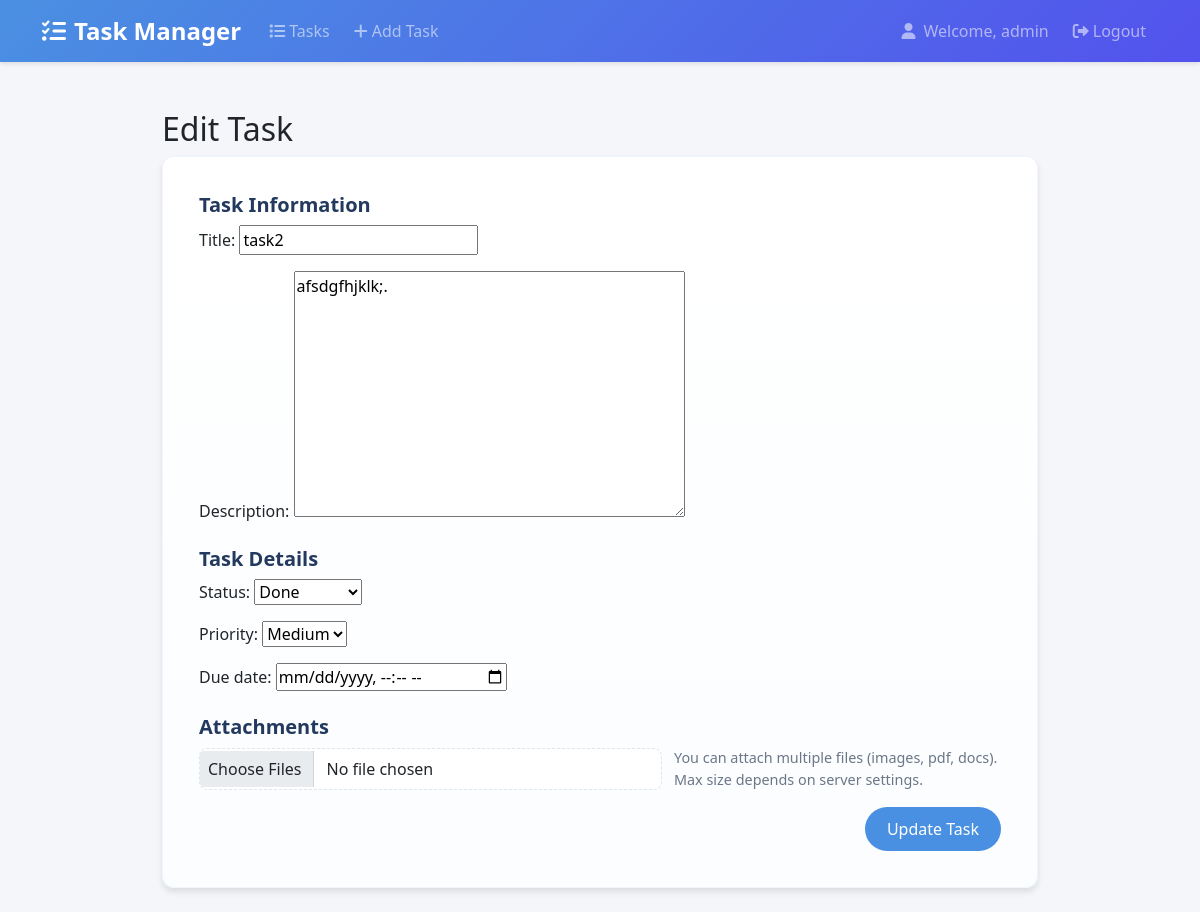
Page /task/2/edit/ (signed in) on the committed database.
### app_treking/models.py (models this page shows, shortened)
class Task(models.Model):
    STATUS_CHOICES = (
        ("todo" , "To Do"),
        ("inprogress" , "In Progress"),
        ("done" , "Done"),
    )
    PRIORETI_CHOICES = (
        ("low" , "Low"),
        ("medium" , "Medium"),
        ("high" , "High"),
    )
    title = models.CharField(max_length=200)
    description = models.TextField()
    created_at = models.DateTimeField(auto_now_add=True)
    updated_at = models.DateTimeField(auto_now=True)
    completed = models.BooleanField(default=False)
    user = models.ForeignKey(User, on_delete=models.CASCADE)

class TaskDetail(models.Model):
    task = models.OneToOneField(Task, on_delete=models.CASCADE, related_name='details')
    status = models.CharField(max_length=20, choices=Task.STATUS_CHOICES, default="todo")
    priority = models.CharField(max_length=20, choices=Task.PRIORETI_CHOICES, default="medium")
    due_date = models.DateTimeField(null=True, blank=True)

### app_treking/views.py (the view, shortened to what this page needs)
# urls.py: path('task/<int:task_id>/edit/', TaskUpdateView.as_view(), name='edit_task'),
class TaskUpdateView(LoginRequiredMixin, UserPassesTestMixin, UpdateView):
    model = Task
    form_class = TaskForm
    template_name = 'app_treking/add_task.html'
    pk_url_kwarg = 'task_id'
    def test_func(self):
        task = self.get_object()
        return task.user == self.request.user or self.request.user.is_staff
    def get_context_data(self, **kwargs):
        context = super().get_context_data(**kwargs)
        try:
            context['detail_form'] = TaskDetailForm(instance=self.object.details)
        except TaskDetail.DoesNotExist:
            context['detail_form'] = TaskDetailForm()
        context['edit_mode'] = True
        context['task'] = self.object
        context['task_form'] = context.get('form') or self.get_form()
        return context

### app_treking/forms.py
class TaskForm(forms.ModelForm):
    class Meta:
        model = Task
        fields = ['title', 'description']

class TaskDetailForm(forms.ModelForm):
    class Meta:
        model = TaskDetail
        fields = ['status', 'priority', 'due_date']
        widgets = {
            'due_date': forms.DateTimeInput(attrs={'type': 'datetime-local'})
        }

### app_treking/templates/app_treking/add_task.html (shortened to what this page needs)
{% extends "base.html" %}
{% load static %}
{% block extra_css %}
<link rel="stylesheet" href="{% static 'app_treking/css/add_task.css' %}">
{% endblock %}
{% block content %}
<div class="container mt-4 add-task-container">
    <h2>{% if edit_mode %}Edit Task{% else %}Add New Task{% endif %}</h2>
    <form method="post" enctype="multipart/form-data">
        <div class="card add-task-card">
            <div class="card-body">
                <h5 class="card-title">Task Information</h5>
                {{ task_form.as_p }}
                <h5 class="card-title mt-4">Task Details</h5>
                {{ detail_form.as_p }}
                <h5 class="card-title mt-4">Attachments</h5>
                <div class="file-input-wrapper">
                    <input type="file" name="attachments" class="form-control" multiple>
                    <span class="file-hint">You can attach multiple files (images, pdf, docs). Max size depends on server settings.</span>
                </div>
                <div class="btn-action-group">
                    <button type="submit" class="btn btn-primary">{% if edit_mode %}Update Task{% else %}Add Task{% endif %}</button>
                </div>
            </div>
        </div>
    </form>
</div>
{% endblock %}

### app_treking/templates/base.html (shortened to what this page needs)
{% load static %}
<!DOCTYPE html>
<html lang="en">
<head>
    <link href="https://cdn.jsdelivr.net/npm/bootstrap@5.1.3/dist/css/bootstrap.min.css" rel="stylesheet">
    <link href="https://cdnjs.cloudflare.com/ajax/libs/font-awesome/6.0.0/css/all.min.css" rel="stylesheet">
    {% block extra_css %}{% endblock %}
</head>
<body>
    <nav class="navbar navbar-expand-lg navbar-dark">
        <div class="container">
            <a class="navbar-brand" href="{% url 'task_list' %}">
                <i class="fas fa-tasks me-2"></i>Task Manager
            </a>
            <div class="collapse navbar-collapse" id="navbarNav">
                <ul class="navbar-nav me-auto">
                    {% if user.is_authenticated %}
                    <li class="nav-item">
                        <a class="nav-link" href="{% url 'task_list' %}">
                            <i class="fas fa-list me-1"></i>Tasks
                        </a>
                    </li>
                    <li class="nav-item">
                        <a class="nav-link" href="{% url 'add_task' %}">
                            <i class="fas fa-plus me-1"></i>Add Task
                        </a>
                    </li>
                    {% endif %}
                </ul>
                <ul class="navbar-nav">
                    {% if user.is_authenticated %}
                    <li class="nav-item user-welcome">
                        <span class="nav-link">
                            <i class="fas fa-user"></i>Welcome, {{ user.username }}
                        </span>
                    </li>
                    <li class="nav-item">
                        <a class="nav-link" href="{% url 'logout' %}">
                            <i class="fas fa-sign-out-alt me-1"></i>Logout
                        </a>
                    </li>
                    {% endif %}
                </ul>
            </div>
        </div>
    </nav>
    <div class="container py-4">
        {% block content %}
        {% endblock %}
    </div>
</body>
</html>

### app_treking/static/app_treking/css/add_task.css (style rules this page uses)
.add-task-container { max-width: 900px; margin: 0 auto; }
.add-task-card { padding: 1.25rem; background: linear-gradient(180deg, #ffffff, #fbfdff); border-radius: 12px; border: 1px solid rgba(74,144,226,0.08); }
.add-task-card .card-title { font-weight: 700; color: #23395d; }
.file-input-wrapper { display: flex; align-items: center; gap: .75rem; }
.file-input-wrapper input[type="file"] { border: 1px dashed rgba(34,57,93,0.12); padding: .5rem; border-radius: 8px; background-color: #ffffff; }
.file-hint { font-size: .9rem; color: #6b7788; }
.btn-action-group { display: flex; gap: .5rem; justify-content: flex-end; margin-top: 1rem; }
.add-task-card .btn-primary { padding: 10px 22px; border-radius: 24px; }

### app_treking/templates/base.html (style rules this page uses)
:root { --primary-color: #4a90e2; --secondary-color: #f5f6fa; --accent-color: #5352ed; }
body { background-color: var(--secondary-color); font-family: 'Segoe UI', Tahoma, Geneva, Verdana, sans-serif; }
.navbar { background: linear-gradient(135deg, var(--primary-color), var(--accent-color)); box-shadow: 0 2px 4px rgba(0,0,0,0.1); }
.navbar-brand { font-weight: 600; font-size: 1.5rem; }
.card { border: none; border-radius: 15px; box-shadow: 0 4px 6px rgba(0,0,0,0.1); transition: transform 0.2s ease; }
.btn-primary { background: var(--primary-color); border: none; border-radius: 25px; padding: 8px 20px; transition: all 0.3s ease; }
.nav-link { font-weight: 500; padding: 8px 16px; margin: 0 4px; border-radius: 20px; transition: all 0.3s ease; }
.user-welcome { display: flex; align-items: center; }
.user-welcome i { margin-right: 8px; }

### rows in the picture
Task: title "task2", description "afsdgfhjklk;."
TaskDetail: status "Done", priority "Medium"

### other values in the picture
{{ user.username }} "admin"
